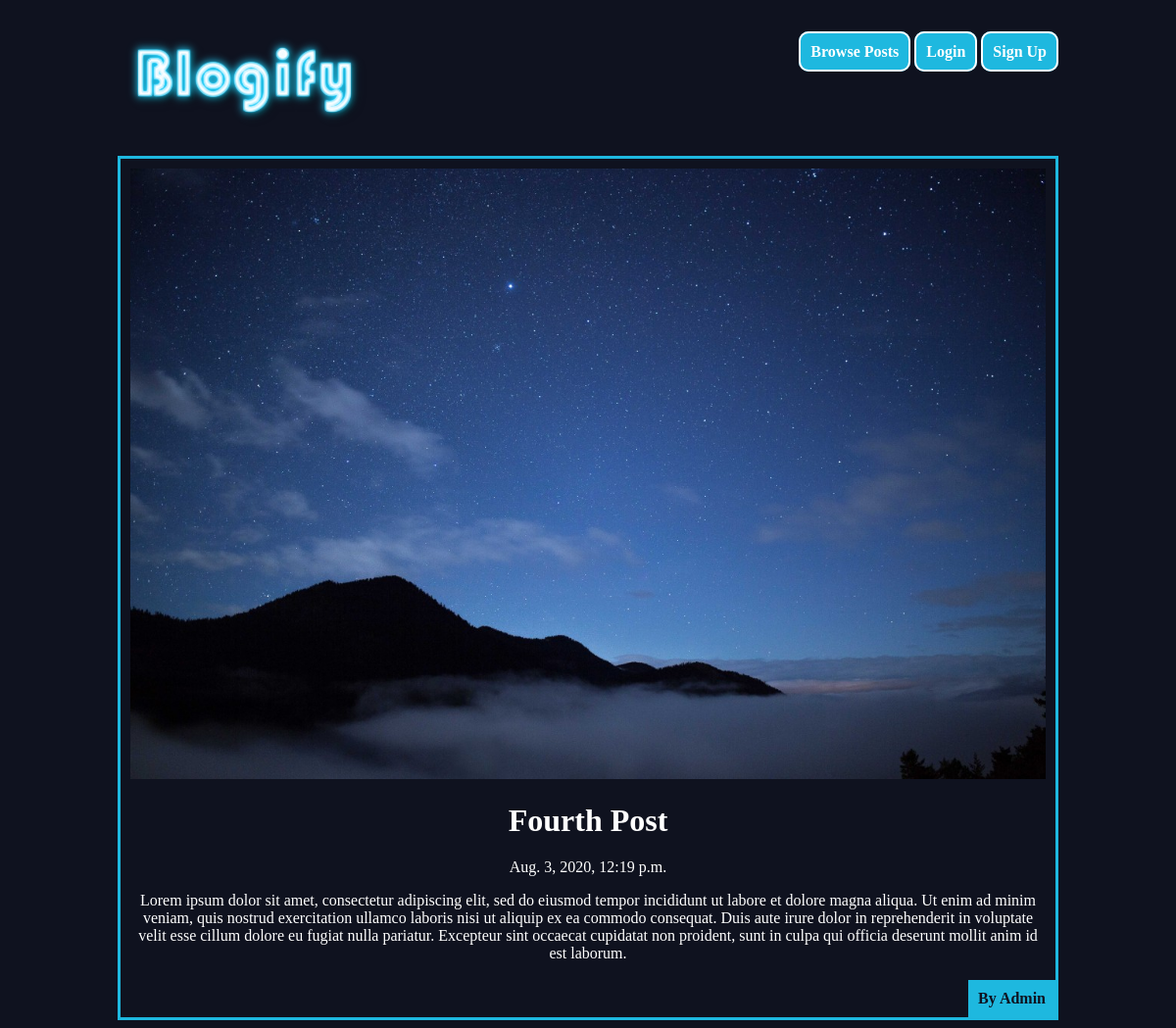
The app's page /posts/fourth-post/ with its own data.
### posts/models.py (models this page shows, shortened)
class Post(models.Model):
    title = models.CharField(max_length=100)
    slug = models.SlugField()
    body = models.TextField()
    date = models.DateTimeField(auto_now_add=True) # auto set time when post is created
    image = models.ImageField(default="default.jpeg", blank=True)
    author = models.ForeignKey(User, on_delete=models.CASCADE, default=None)

### posts/views.py (the view)
# urls.py: path('<slug:slug>/', views.post_detail, name="detail"),
def post_detail(request, slug):
    post = Post.objects.get(slug=slug)
    return render(request, 'posts/post_detail.html', {'post' : post }) # retrieves content for each post

### posts/templates/posts/post_detail.html
{% extends 'base.html' %}
{% block content %}
<div class="post-detail">
    <div class="post">
        <img src="{{post.image.url }}"/>
        <h2>{{post.title}}</h2>
        <p>{{post.date}}</p>
        <p class="author"><b>By {{post.author.username}}</b></p>
        <p>{{post.body}}</p>
    </div>
</div>
{% endblock %}

### assets/styles.css (style rules this page uses)
body { background-color: #0f121f; color: #fff; }
body * { font-family: Ubuntu; }
h2 { text-align: center; margin: 20px auto; font-size: 2.4em; font-weight: bold; }
.post { padding: 10px; border: solid #1eb8df; position: relative; padding-bottom: 40px; }
.post h2 { font-size: 1.8em; font-weight: bold; }
.post .author { padding: 10px; background:#1eb8df; position: absolute; right: 0; bottom: 0; margin: 0; color: #0f121f; }
.post-detail .post img { max-width: 100% }
.post-detail .post h2 { text-align: center; margin: 20px auto; font-size: 2em; }
.post-detail .post p { text-align: center; }

### records on screen
Post: image (placeholder picture), title "Fourth Post", date "Aug. 3, 2020, 12:19 p.m.", author.username "Admin", body "Lorem ipsum dolor sit amet, consectetur adipiscing elit, sed do eiusmod tempor incididunt ut labore et dolore magna aliqua. Ut enim ad minim veniam, quis nostrud exercitation ullamco laboris nisi ut aliquip ex ea commodo consequat. Duis aute irure dolor in reprehenderit in voluptate velit esse cillum dolore eu fugiat nulla pariatur. Excepteur sint occaecat cupidatat non proident, sunt in culpa qui officia deserunt mollit anim id est laborum."
